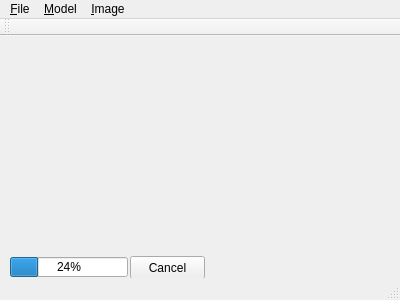
<?xml version="1.0" encoding="UTF-8"?>
<ui version="4.0">
 <class>MainWindow</class>
 <widget class="QMainWindow" name="MainWindow">
  <property name="geometry">
   <rect>
    <x>0</x>
    <y>0</y>
    <width>400</width>
    <height>300</height>
   </rect>
  </property>
  <property name="windowTitle">
   <string>Perceptron</string>
  </property>
  <widget class="QWidget" name="centralWidget">
   <widget class="QProgressBar" name="progressBar">
    <property name="geometry">
     <rect>
      <x>10</x>
      <y>221</y>
      <width>118</width>
      <height>20</height>
     </rect>
    </property>
    <property name="value">
     <number>24</number>
    </property>
   </widget>
   <widget class="QPushButton" name="cancelButton">
    <property name="geometry">
     <rect>
      <x>130</x>
      <y>220</y>
      <width>75</width>
      <height>23</height>
     </rect>
    </property>
    <property name="text">
     <string>Cancel</string>
    </property>
   </widget>
  </widget>
  <widget class="QMenuBar" name="menuBar">
   <property name="geometry">
    <rect>
     <x>0</x>
     <y>0</y>
     <width>400</width>
     <height>21</height>
    </rect>
   </property>
   <widget class="QMenu" name="menu_File">
    <property name="title">
     <string>&amp;File</string>
    </property>
    <addaction name="action_Open"/>
    <addaction name="separator"/>
    <addaction name="actionE_xit"/>
   </widget>
   <widget class="QMenu" name="menu_Model">
    <property name="title">
     <string>&amp;Model</string>
    </property>
    <addaction name="action_Train"/>
   </widget>
   <widget class="QMenu" name="menu_Image">
    <property name="title">
     <string>&amp;Image</string>
    </property>
    <addaction name="action_Recognize"/>
   </widget>
   <addaction name="menu_File"/>
   <addaction name="menu_Model"/>
   <addaction name="menu_Image"/>
  </widget>
  <widget class="QToolBar" name="mainToolBar">
   <attribute name="toolBarArea">
    <enum>TopToolBarArea</enum>
   </attribute>
   <attribute name="toolBarBreak">
    <bool>false</bool>
   </attribute>
  </widget>
  <widget class="QStatusBar" name="statusBar"/>
  <action name="action_Open">
   <property name="text">
    <string>&amp;Open</string>
   </property>
   <property name="toolTip">
    <string>Open image</string>
   </property>
   <property name="shortcut">
    <string>Ctrl+O</string>
   </property>
  </action>
  <action name="actionE_xit">
   <property name="text">
    <string>E&amp;xit</string>
   </property>
   <property name="toolTip">
    <string>Close the application</string>
   </property>
   <property name="shortcut">
    <string>Ctrl+Q</string>
   </property>
  </action>
  <action name="action_Recognize">
   <property name="enabled">
    <bool>false</bool>
   </property>
   <property name="text">
    <string>&amp;Recognize</string>
   </property>
   <property name="toolTip">
    <string>Recognize the image</string>
   </property>
   <property name="shortcut">
    <string>Ctrl+R</string>
   </property>
  </action>
  <action name="action_Train">
   <property name="enabled">
    <bool>false</bool>
   </property>
   <property name="text">
    <string>&amp;Train</string>
   </property>
   <property name="toolTip">
    <string>Train a neuronal network</string>
   </property>
   <property name="shortcut">
    <string>Ctrl+T</string>
   </property>
  </action>
 </widget>
 <layoutdefault spacing="6" margin="11"/>
 <resources/>
 <connections>
  <connection>
   <sender>actionE_xit</sender>
   <signal>triggered()</signal>
   <receiver>MainWindow</receiver>
   <slot>close()</slot>
   <hints>
    <hint type="sourcelabel">
     <x>-1</x>
     <y>-1</y>
    </hint>
    <hint type="destinationlabel">
     <x>199</x>
     <y>149</y>
    </hint>
   </hints>
  </connection>
 </connections>
</ui>
